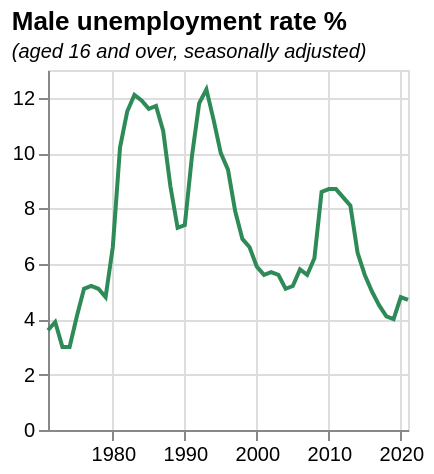

Write a Vega-Lite specification for this figure.
### Vega-Lite specification from a JSON file in a GitHub repository (floating-point values rounded to 4 significant figures)
{"$schema": "https://vega.github.io/schema/vega-lite/v5.json", "data": {"values": [{"date": "1971", "label": "1971", "month": "", "quarter": "", "sourceDataset": "LMS", "updateDate": "2015-10-13T23:00:00.000Z", "value": "3.6", "year": "1971"}, {"date": "1972", "label": "1972", "month": "", "quarter": "", "sourceDataset": "LMS", "updateDate": "2015-10-13T23:00:00.000Z", "value": "3.9", "year": "1972"}, {"date": "1973", "label": "1973", "month": "", "quarter": "", "sourceDataset": "LMS", "updateDate": "2015-10-13T23:00:00.000Z", "value": "3.0", "year": "1973"}, {"date": "1974", "label": "1974", "month": "", "quarter": "", "sourceDataset": "LMS", "updateDate": "2015-10-13T23:00:00.000Z", "value": "3.0", "year": "1974"}, {"date": "1975", "label": "1975", "month": "", "quarter": "", "sourceDataset": "LMS", "updateDate": "2015-10-13T23:00:00.000Z", "value": "4.1", "year": "1975"}, {"date": "1976", "label": "1976", "month": "", "quarter": "", "sourceDataset": "LMS", "updateDate": "2015-10-13T23:00:00.000Z", "value": "5.1", "year": "1976"}, {"date": "1977", "label": "1977", "month": "", "quarter": "", "sourceDataset": "LMS", "updateDate": "2015-10-13T23:00:00.000Z", "value": "5.2", "year": "1977"}, {"date": "1978", "label": "1978", "month": "", "quarter": "", "sourceDataset": "LMS", "updateDate": "2015-10-13T23:00:00.000Z", "value": "5.1", "year": "1978"}, {"date": "1979", "label": "1979", "month": "", "quarter": "", "sourceDataset": "LMS", "updateDate": "2015-10-13T23:00:00.000Z", "value": "4.8", "year": "1979"}, {"date": "1980", "label": "1980", "month": "", "quarter": "", "sourceDataset": "LMS", "updateDate": "2015-10-13T23:00:00.000Z", "value": "6.6", "year": "1980"}, {"date": "1981", "label": "1981", "month": "", "quarter": "", "sourceDataset": "LMS", "updateDate": "2015-10-13T23:00:00.000Z", "value": "10.2", "year": "1981"}, {"date": "1982", "label": "1982", "month": "", "quarter": "", "sourceDataset": "LMS", "updateDate": "2015-10-13T23:00:00.000Z", "value": "11.5", "year": "1982"}, {"date": "1983", "label": "1983", "month": "", "quarter": "", "sourceDataset": "LMS", "updateDate": "2015-10-13T23:00:00.000Z", "value": "12.1", "year": "1983"}, {"date": "1984", "label": "1984", "month": "", "quarter": "", "sourceDataset": "LMS", "updateDate": "2015-10-13T23:00:00.000Z", "value": "11.9", "year": "1984"}, {"date": "1985", "label": "1985", "month": "", "quarter": "", "sourceDataset": "LMS", "updateDate": "2015-10-13T23:00:00.000Z", "value": "11.6", "year": "1985"}, {"date": "1986", "label": "1986", "month": "", "quarter": "", "sourceDataset": "LMS", "updateDate": "2015-10-13T23:00:00.000Z", "value": "11.7", "year": "1986"}, {"date": "1987", "label": "1987", "month": "", "quarter": "", "sourceDataset": "LMS", "updateDate": "2015-10-13T23:00:00.000Z", "value": "10.8", "year": "1987"}, {"date": "1988", "label": "1988", "month": "", "quarter": "", "sourceDataset": "LMS", "updateDate": "2015-10-13T23:00:00.000Z", "value": "8.8", "year": "1988"}, {"date": "1989", "label": "1989", "month": "", "quarter": "", "sourceDataset": "LMS", "updateDate": "2015-10-13T23:00:00.000Z", "value": "7.3", "year": "1989"}, {"date": "1990", "label": "1990", "month": "", "quarter": "", "sourceDataset": "LMS", "updateDate": "2015-10-13T23:00:00.000Z", "value": "7.4", "year": "1990"}, {"date": "1991", "label": "1991", "month": "", "quarter": "", "sourceDataset": "LMS", "updateDate": "2015-10-13T23:00:00.000Z", "value": "9.9", "year": "1991"}, {"date": "1992", "label": "1992", "month": "", "quarter": "", "sourceDataset": "LMS", "updateDate": "2015-10-13T23:00:00.000Z", "value": "11.8", "year": "1992"}, {"date": "1993", "label": "1993", "month": "", "quarter": "", "sourceDataset": "LMS", "updateDate": "2015-10-13T23:00:00.000Z", "value": "12.3", "year": "1993"}, {"date": "1994", "label": "1994", "month": "", "quarter": "", "sourceDataset": "LMS", "updateDate": "2015-10-13T23:00:00.000Z", "value": "11.2", "year": "1994"}, {"date": "1995", "label": "1995", "month": "", "quarter": "", "sourceDataset": "LMS", "updateDate": "2015-10-13T23:00:00.000Z", "value": "10.0", "year": "1995"}, {"date": "1996", "label": "1996", "month": "", "quarter": "", "sourceDataset": "LMS", "updateDate": "2015-10-13T23:00:00.000Z", "value": "9.4", "year": "1996"}, {"date": "1997", "label": "1997", "month": "", "quarter": "", "sourceDataset": "LMS", "updateDate": "2015-10-13T23:00:00.000Z", "value": "7.9", "year": "1997"}, {"date": "1998", "label": "1998", "month": "", "quarter": "", "sourceDataset": "LMS", "updateDate": "2015-10-13T23:00:00.000Z", "value": "6.9", "year": "1998"}, {"date": "1999", "label": "1999", "month": "", "quarter": "", "sourceDataset": "LMS", "updateDate": "2015-10-13T23:00:00.000Z", "value": "6.6", "year": "1999"}, {"date": "2000", "label": "2000", "month": "", "quarter": "", "sourceDataset": "LMS", "updateDate": "2015-10-13T23:00:00.000Z", "value": "5.9", "year": "2000"}, {"date": "2001", "label": "2001", "month": "", "quarter": "", "sourceDataset": "LMS", "updateDate": "2015-10-13T23:00:00.000Z", "value": "5.6", "year": "2001"}, {"date": "2002", "label": "2002", "month": "", "quarter": "", "sourceDataset": "LMS", "updateDate": "2015-10-13T23:00:00.000Z", "value": "5.7", "year": "2002"}, {"date": "2003", "label": "2003", "month": "", "quarter": "", "sourceDataset": "LMS", "updateDate": "2015-10-13T23:00:00.000Z", "value": "5.6", "year": "2003"}, {"date": "2004", "label": "2004", "month": "", "quarter": "", "sourceDataset": "LMS", "updateDate": "2015-10-13T23:00:00.000Z", "value": "5.1", "year": "2004"}, {"date": "2005", "label": "2005", "month": "", "quarter": "", "sourceDataset": "LMS", "updateDate": "2015-10-13T23:00:00.000Z", "value": "5.2", "year": "2005"}, {"date": "2006", "label": "2006", "month": "", "quarter": "", "sourceDataset": "LMS", "updateDate": "2015-10-13T23:00:00.000Z", "value": "5.8", "year": "2006"}, {"date": "2007", "label": "2007", "month": "", "quarter": "", "sourceDataset": "LMS", "updateDate": "2015-10-13T23:00:00.000Z", "value": "5.6", "year": "2007"}, {"date": "2008", "label": "2008", "month": "", "quarter": "", "sourceDataset": "LMS", "updateDate": "2015-10-13T23:00:00.000Z", "value": "6.2", "year": "2008"}, {"date": "2009", "label": "2009", "month": "", "quarter": "", "sourceDataset": "LMS", "updateDate": "2015-10-13T23:00:00.000Z", "value": "8.6", "year": "2009"}, {"date": "2010", "label": "2010", "month": "", "quarter": "", "sourceDataset": "LMS", "updateDate": "2015-10-13T23:00:00.000Z", "value": "8.7", "year": "2010"}, {"date": "2011", "label": "2011", "month": "", "quarter": "", "sourceDataset": "LMS", "updateDate": "2015-10-13T23:00:00.000Z", "value": "8.7", "year": "2011"}, {"date": "2012", "label": "2012", "month": "", "quarter": "", "sourceDataset": "LMS", "updateDate": "2015-10-13T23:00:00.000Z", "value": "8.4", "year": "2012"}, {"date": "2013", "label": "2013", "month": "", "quarter": "", "sourceDataset": "LMS", "updateDate": "2015-10-13T23:00:00.000Z", "value": "8.1", "year": "2013"}, {"date": "2014", "label": "2014", "month": "", "quarter": "", "sourceDataset": "LMS", "updateDate": "2015-10-13T23:00:00.000Z", "value": "6.4", "year": "2014"}, {"date": "2015", "label": "2015", "month": "", "quarter": "", "sourceDataset": "LMS", "updateDate": "2019-02-19T00:00:00.000Z", "value": "5.6", "year": "2015"}, {"date": "2016", "label": "2016", "month": "", "quarter": "", "sourceDataset": "LMS", "updateDate": "2017-02-15T00:00:00.000Z", "value": "5.0", "year": "2016"}, {"date": "2017", "label": "2017", "month": "", "quarter": "", "sourceDataset": "LMS", "updateDate": "2018-02-21T00:00:00.000Z", "value": "4.5", "year": "2017"}, {"date": "2018", "label": "2018", "month": "", "quarter": "", "sourceDataset": "LMS", "updateDate": "2019-02-19T00:00:00.000Z", "value": "4.1", "year": "2018"}, {"date": "2019", "label": "2019", "month": "", "quarter": "", "sourceDataset": "LMS", "updateDate": "2020-02-18T00:00:00.000Z", "value": "4.0", "year": "2019"}, {"date": "2020", "label": "2020", "month": "", "quarter": "", "sourceDataset": "LMS", "updateDate": "2021-02-23T00:00:00.000Z", "value": "4.8", "year": "2020"}, {"date": "2021", "label": "2021", "month": "", "quarter": "", "sourceDataset": "LMS", "updateDate": "2022-02-15T00:00:00.000Z", "value": "4.7", "year": "2021"}], "format": {"parse": {"date": "date"}}}, "title": {"text": "Male unemployment rate %", "subtitle": "(aged 16 and over, seasonally adjusted)", "subtitleFontStyle": "italic", "subtitleFontSize": 10, "anchor": "start", "color": "black"}, "width": 180, "height": 180, "mark": {"type": "line", "color": "seagreen", "strokeWidth": 2, "opacity": 1}, "encoding": {"x": {"field": "date", "type": "temporal", "title": null}, "y": {"field": "value", "type": "quantitative", "title": null}}, "config": {}}
